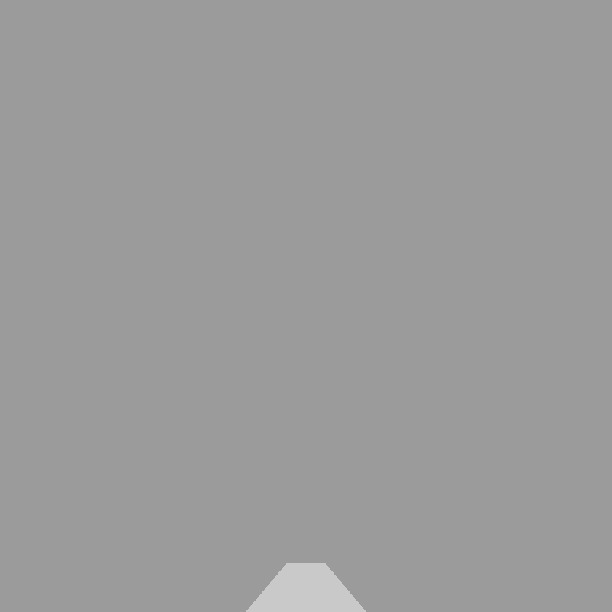
%> input picture VC_robotica/robotica VC/jugadas/joc_0.jpeg, 612 x 612 px
$ octave detectar_pieza.m   (GNU Octave 9; MATLAB toolbox functions it lacks are replaced by stand-ins)
%> lines starting %> are read from the running program, lines starting %| are printed output that depends on the picture; in (x1, y1, x2, y2) boxes, pixels count from 0 and x2, y2 are one past the last pixel; in counts of white or black regions, pixels touching at a corner belong together; the program's own positions count from 1
%Pregunta per terminal quina jugada de mostra vol que s'efectui, l'usuari
%ha d'escriure un nombre dels mostrats i es realitza aquella jugada
correcte = 0;
while(correcte == 0)
prompt = " Escull una de les jugades: (1) (2) (3) (4) (5) (6) (7)";
jugada = input(prompt);
%> the answer given: 1

im0 = imread("./jugadas/joc_0.jpeg");
%> im0 is the input picture: size 612x612x3 uint8; min 146, max 210, mean 155.5
if (jugada == 1)
   im1 = imread("./jugadas/joc_11.jpeg");
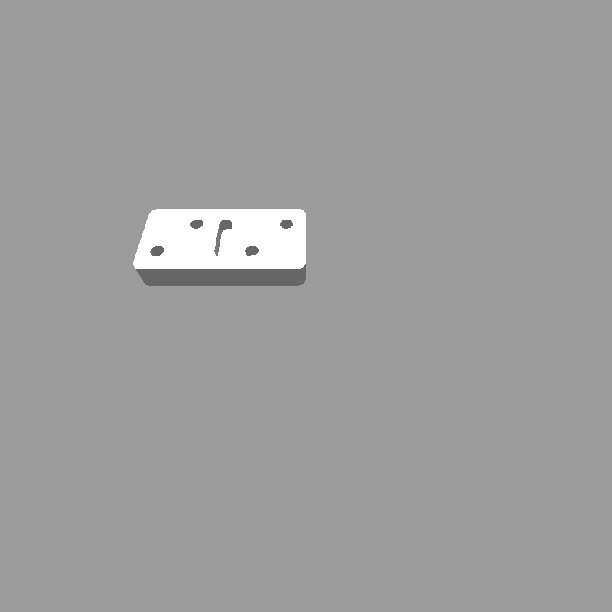
%> input picture VC_robotica/robotica VC/jugadas/joc_11.jpeg, 612 x 612 px
%> im1 is the input picture: size 612x612x3 uint8; min 92, max 255, mean 157
   im2 = imread("./jugadas/joc_12.jpeg");
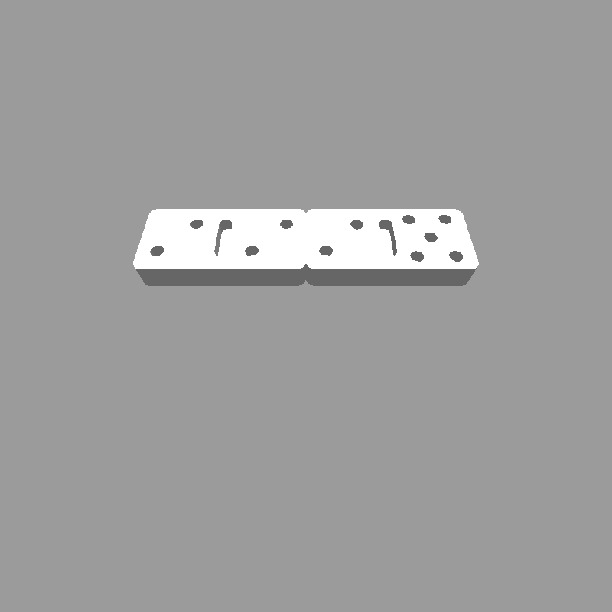
%> input picture VC_robotica/robotica VC/jugadas/joc_12.jpeg, 612 x 612 px
%> im2 is the input picture: size 612x612x3 uint8; min 91, max 255, mean 158.8
   correcte = 1;
elseif (jugada == 2)
   im1 = imread("./jugadas/joc_21.jpeg");
   im2 = imread("./jugadas/joc_22.jpeg");
   correcte = 1;
elseif (jugada == 3)
   im1 = imread("./jugadas/joc_31.jpeg");
   im2 = imread("./jugadas/joc_32.jpeg");
   correcte = 1;
elseif (jugada == 4)
   im1 = imread("./jugadas/joc_41.jpeg");
   im2 = imread("./jugadas/joc_42.jpeg");
   correcte = 1;
elseif (jugada == 5)
   im1 = imread("./jugadas/joc_51.jpeg");
   im2 = imread("./jugadas/joc_52.jpeg");
   correcte = 1;
elseif (jugada == 6)
   im1 = imread("./jugadas/joc_61.jpeg");
   im2 = imread("./jugadas/joc_62.jpeg");
   correcte = 1;
elseif (jugada == 7)
   im1 = imread("./jugadas/joc_71.jpeg");
   im2 = imread("./jugadas/joc_72.jpeg");
   correcte = 1;
else
    error = ['El numero seleccionat no correspon amb cap jugada'];
    disp(error);
    correcte = 0;
end
end

procesa_imatges(im0,im1);
procesa_imatges(im1,im2);

function procesa_imatges(im1,im2)
    im1 = rgb2gray(im1);
%> im1: size 612x612 uint8
    im2 = rgb2gray(im2);
%> im2: size 612x612 uint8

    kernel = ones(5,5);

    figure,imshow(im1);
    figure,imshow(im2);

    %trobem quina ha estat la nova peca colocada
    im = im2 - im1;
    im = im < 90;
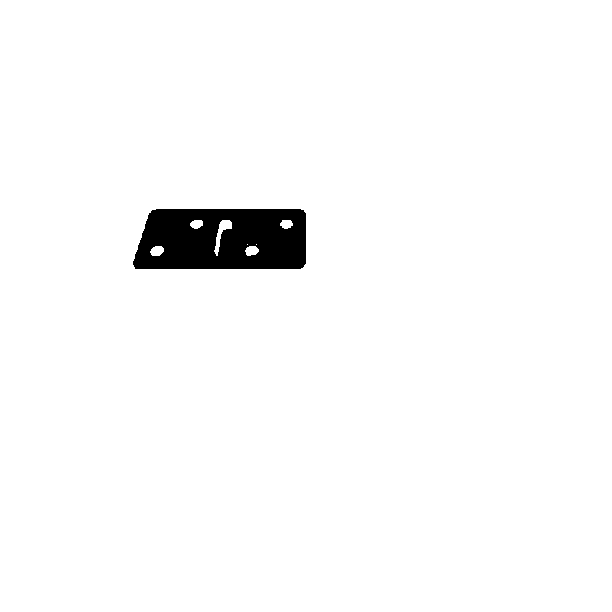
%> im: size 612x612 logical; 97.5% white; 1 black region, box (x1, y1, x2, y2) and area: (133, 209, 306, 269) 9243
    im = imcomplement(im);
    im = imerode(im,kernel);
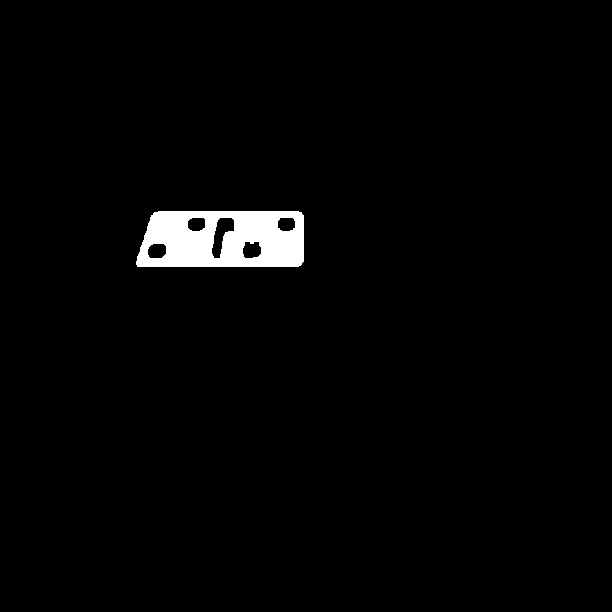
%> im: size 612x612 logical; 2% white; 1 white region, box (x1, y1, x2, y2) and area: (136, 211, 304, 267) 7642

    %trobem les seves coordenades
    [yi,xi] = find(im,600,'first');
%> yi = 600 values from 213 to 267; xi = 600 values from 137 to 157
    [yf,xf] = find(im,600,'last');
%> yf = 600 values from 212 to 267; xf = 600 values from 293 to 304
    yi = min(yi);
%> yi = 213
    xi = min(xi);
%> xi = 137
    yf = max(yf);
%> yf = 267
    xf = max(xf);
%> xf = 304

    width = xf - xi;
%> width = 167
    height = yf- yi;
%> height = 54

    %figure(3),imshow(im);

    %retallem la peca de la imatge original
    im = imcrop(im2,[xi yi width height]);
%> im: size 55x168 uint8

    %_______codi per llegir la peca______
    % treshold i tractament de la imatge
    im = im < 130;
%> im: size 55x168 logical; 6.7% white; 5 white regions, box (x1, y1, x2, y2) and area: (78, 8, 96, 44) 220, (15, 34, 28, 44) 108, (109, 34, 123, 44) 107, (54, 8, 67, 17) 91, (144, 8, 157, 17) 91
    im = imerode(im,kernel);
%> im: size 55x168 logical; 1.5% white; 5 white regions, box (x1, y1, x2, y2) and area: (85, 10, 94, 16) 38, (17, 36, 25, 42) 32, (112, 36, 120, 41) 30, (57, 10, 65, 14) 21, (148, 10, 154, 14) 21
    im = imdilate(im,kernel);
%> im: size 55x168 logical; 5.2% white; 5 white regions, box (x1, y1, x2, y2) and area: (83, 8, 96, 18) 114, (15, 34, 27, 44) 104, (110, 34, 122, 43) 98, (55, 8, 67, 16) 85, (146, 8, 156, 16) 77

    %dividir la peca en dos per poder llegir els punts
    n = size(im,2);
%> n = 168
    m = size(im,1);
%> m = 55

    if (n > m)
        half_im1 = im(:,1:fix(n/2)-fix(0.20*n/2));
%> half_im1: size 55x68 logical; 5.1% white; 2 white regions, box (x1, y1, x2, y2) and area: (15, 34, 27, 44) 104, (55, 8, 67, 16) 85
        half_im2 = im(:,fix(n/2)+fix(0.20*n/2):n);
%> half_im2: size 55x69 logical; 4.6% white; 2 white regions, box (x1, y1, x2, y2) and area: (11, 34, 23, 43) 98, (47, 8, 57, 16) 77
    end

    if (n < m)
        half_im1 = im(1:fix(m/2)-fix(0.20*m/2),1:n-fix(0.2*n));
        half_im2 = im(fix(m/2)+fix(0.20*m/2):m,1:n-fix(0.2*n));
    end

    %figure(4),imshow(half_im1);
    %figure(5),imshow(half_im2);

    % contes punts de la primera mitad de la imatge
    lm_label = bwlabel(half_im1,8);
%> lm_label: size 55x68 double; 3 distinct labels, from 0 to 2
    dots1 = max(max(lm_label));
%> dots1 = 2
    %disp(dots1);

    % contes punts de la segona meitat de la imatge
    lm_label = bwlabel(half_im2,8);
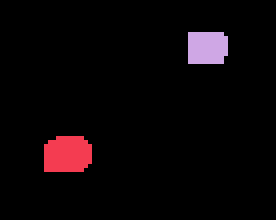
%> lm_label: size 55x69 double (shown 4 times larger); 3 distinct labels, from 0 to 2; one colour per label, 0 black
    dots2 = max(max(lm_label));
%> dots2 = 2
    %disp(dots2);

    pieza = ['La nova pe鏰 es la ', num2str(dots1),' ', num2str(dots2)];
%> pieza = 'La nova pe鏰 es la 2 2'
    disp(pieza);
%| La nova pe鏰 es la 2 2
%> in procesa_imatges (call 2), `im = im < 90;`: im: size 612x612 logical; 97.6% white; 1 black region, box (x1, y1, x2, y2) and area: (306, 209, 479, 269) 8934
%> in procesa_imatges (call 2), `im = imerode(im,kernel);`:
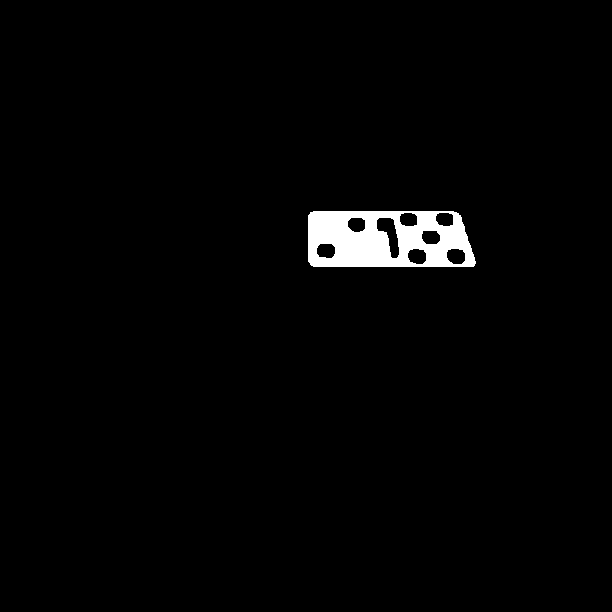
%> im: size 612x612 logical; 1.9% white; 1 white region, box (x1, y1, x2, y2) and area: (308, 211, 476, 267) 7017
%> in procesa_imatges (call 2), `[yi,xi] = find(im,600,'first');`: yi = 600 values from 212 to 267; xi = 600 values from 309 to 320
%> in procesa_imatges (call 2), `[yf,xf] = find(im,600,'last');`: yf = 600 values from 213 to 267; xf = 600 values from 455 to 476
%> in procesa_imatges (call 2), `yi = min(yi);`: yi = 212
%> in procesa_imatges (call 2), `xi = min(xi);`: xi = 309
%> in procesa_imatges (call 2), `yf = max(yf);`: yf = 267
%> in procesa_imatges (call 2), `xf = max(xf);`: xf = 476
%> in procesa_imatges (call 2), `height = yf- yi;`: height = 55
%> in procesa_imatges (call 2), `im = im < 130;`: im: size 56x168 logical; 9.8% white; 8 white regions, largest, box (x1, y1, x2, y2) and area: (71, 9, 89, 45) 220, (141, 40, 155, 51) 113, (102, 40, 116, 51) 108
%> in procesa_imatges (call 2), `im = imerode(im,kernel);`: im: size 56x168 logical; 2.3% white; 8 white regions, largest, box (x1, y1, x2, y2) and area: (73, 11, 82, 17) 38, (14, 37, 22, 42) 31, (144, 43, 152, 49) 31
%> in procesa_imatges (call 2), `im = imdilate(im,kernel);`: im: size 56x168 logical; 8% white; 8 white regions, largest, box (x1, y1, x2, y2) and area: (71, 9, 84, 19) 114, (142, 41, 154, 51) 103, (12, 35, 24, 44) 99
%> in procesa_imatges (call 2), `half_im1 = im(:,1:fix(n/2)-fix(0.20*n/2));`: half_im1: size 56x68 logical; 4.9% white; 2 white regions, box (x1, y1, x2, y2) and area: (12, 35, 24, 44) 99, (44, 9, 55, 18) 87
%> in procesa_imatges (call 2), `half_im2 = im(:,fix(n/2)+fix(0.20*n/2):n);`: half_im2: size 56x69 logical; 11.1% white; 5 white regions, box (x1, y1, x2, y2) and area: (43, 41, 55, 51) 103, (4, 41, 16, 50) 98, (18, 22, 29, 31) 90, (33, 4, 44, 12) 81, (0, 5, 8, 13) 58
%> in procesa_imatges (call 2), `lm_label = bwlabel(half_im1,8);`: lm_label: size 56x68 double; 3 distinct labels, from 0 to 2
%> in procesa_imatges (call 2), `lm_label = bwlabel(half_im2,8);`:
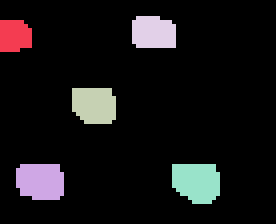
%> lm_label: size 56x69 double (shown 4 times larger); 6 distinct labels, from 0 to 5; one colour per label, 0 black
%> in procesa_imatges (call 2), `dots2 = max(max(lm_label));`: dots2 = 5
%> in procesa_imatges (call 2), `pieza = ['La nova pe鏰 es la ', num2str(dots1),' ', num2str(dots2)];`: pieza = 'La nova pe鏰 es la 2 5'
%| La nova pe鏰 es la 2 5
    pause(2);
end
